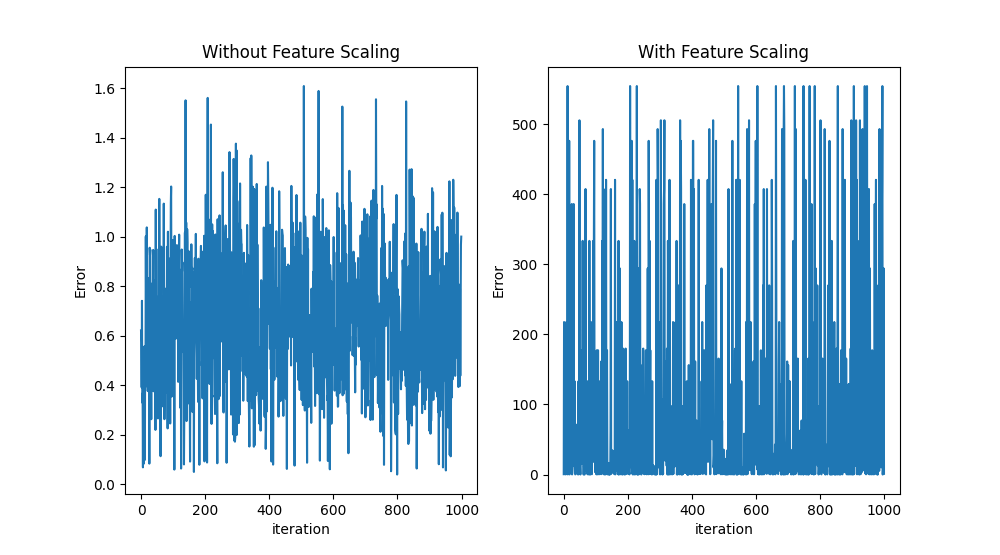

Here is the Python script that generated this plot:
import random as rd
import numpy
import matplotlib.pyplot as plt
import pandas
from math import sqrt

def expected_value(features_matrix, final_mat):
	exp_value = numpy.dot(features_matrix, final_mat)
	exp_value = 1/(1 + numpy.exp(-exp_value))
	return exp_value

def feature_derivative(errors, feature):
	derivative = numpy.sum(errors*feature)
	return derivative


def stochasticGDA(features_matrix, output, alpha, epsilon, max_iter, initial_weights, reg):
	converge = False
	weights = initial_weights
	m = features_matrix.shape[0]
	itr = 0

	J = (abs(expected_value(features_matrix, weights) - output)).sum()
	arr = []
	while not converge:
		k = rd.randint(0, (m-1))
		prediction = expected_value(features_matrix[k], weights)
		errors = prediction - output[k]

		grad = numpy.zeros(len(weights))

		for i in range(len(weights)):
			derivative = feature_derivative(errors, features_matrix[k, i])
			grad[i] = (1.0/m)*derivative

		temp = numpy.zeros(len(weights))

		for i in range(len(weights)):
			temp[i] = (1 - (alpha*reg)/m)*weights[i] - alpha*grad[i]

		for i in range(len(weights)):
			weights[i] = temp[i]

		e = (abs(expected_value(features_matrix[k], weights) - output[k])).sum()
		arr.append(e)
		if abs(J-e) <= epsilon:
			print("Converged, iteration :", itr)
			converge = True

		J = e
		itr += 1
		#print(J)

		if itr == max_iter:
			print("Max limit exceeded !")
			converge = True
	vec = numpy.array(arr)
	return(weights, vec)

def get_np_data(data_frame, features, output):
	data_frame['constant'] = 1 #adding a constant column
	features = ['constant'] + features #adding constant feature
	#selecting the columns related to features
	df_features = data_frame[features]
	#converting it to numpy matrix
	features_matrix = df_features.to_numpy()
	#now the output
	out = data_frame[output]
	out_arr = out.to_numpy()
	return (features_matrix, out_arr)


def scaling(features_matrix):
	m = features_matrix.shape[0]
	for i in range(len(features_matrix[0])) :
		if i == 0:
			continue
		feature = features_matrix[:, i]
		avg = feature.mean()
		vari = sqrt((1/m)*((feature - avg)**2).sum())
		features_matrix[:, i] = (feature - avg)/vari

	return features_matrix


df = pandas.read_csv("Academic_data.csv")
df['average_of2'] = (df['score1'] + df['score2'])/2
df['geometric_mean'] = (df['score1']*df['score2'])**(1/2)	# df[["A", "B"]].max(axis=1)
df['avg_lg'] = (df[['score1', 'score2']].min(axis=1) + df['geometric_mean'])/2
df['avg_ah'] = (df[['score1', 'score2']].max(axis=1) + df['average_of2'])/2

train, test = df[:round(len(df)*0.7)], df[round(len(df)*0.7):]
figure, axis = plt.subplots(1, 2)

#modeling data
features_matrix, output = get_np_data(train, ['score1', 'avg_lg', 'geometric_mean', 'average_of2', 'avg_ah', 'score2'], 'label')
test_features, test_output = get_np_data(test, ['score1', 'avg_lg', 'geometric_mean', 'average_of2', 'avg_ah', 'score2'], 'label')

alpha = 1e-3
epsilon = 1e-18
max_iter = 2e6
reg = 0.01
# predictor
print("Stochastic ! Hence results may vary")
print("Adding regularization term of 0.01")
initial_weights = numpy.zeros(len(features_matrix[0]))
weights, vec = stochasticGDA(features_matrix, output, alpha, epsilon, max_iter, initial_weights, reg)
print("weights :", weights)

#prediction on testing data

exp_output = expected_value(test_features, weights)
err = abs(exp_output - test_output)
correct = len(err[err <= 0.5])
acc = correct*100/len(err)
print("Test accuracy :", round(acc, 2),"%")

axis[0].plot(range(1000), (vec[len(vec)-1000:]/vec[len(vec)-1]), '-')
axis[0].set_title("Without Feature Scaling")
axis[0].set_xlabel('iteration')
axis[0].set_ylabel('Error')

#after scaling
print("----------------------------------------------------------------------------")
print("After scaling")
features_matrix_sc = features_matrix
features_matrix_sc = scaling(features_matrix_sc)
initial_weights_sc = numpy.ones(len(features_matrix_sc[0]))
weights_sc, vec_sc = stochasticGDA(features_matrix_sc, output, alpha, epsilon, max_iter, initial_weights_sc, reg)
print("weights :", weights_sc)

test_features_sc = test_features
test_features_sc = scaling(test_features_sc)

exp_output_sc = expected_value(test_features_sc, weights_sc)
err_sc = abs(exp_output_sc - test_output)
correct_sc = len(err_sc[err_sc <= 0.5])
acc_sc = correct_sc*100/len(err_sc)
print("Test accuracy :", round(acc_sc, 2),"%")

axis[1].plot(range(1000), (vec_sc[len(vec_sc)-1000:]/vec_sc[len(vec_sc)-1]), '-')
axis[1].set_title("With Feature Scaling")
axis[1].set_xlabel('iteration')
axis[1].set_ylabel('Error')

#plotting
figure.set_size_inches(10, 6)
plt.show()
